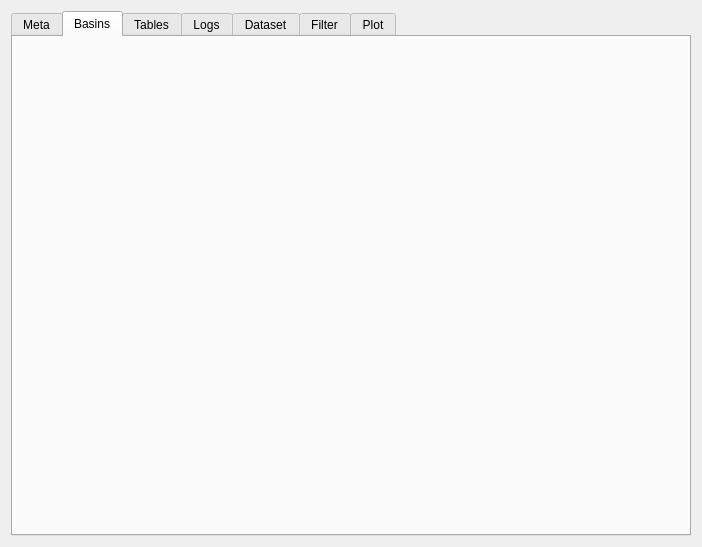
<?xml version="1.0" encoding="UTF-8"?>
<ui version="4.0">
 <class>Form</class>
 <widget class="QWidget" name="Form">
  <property name="geometry">
   <rect>
    <x>0</x>
    <y>0</y>
    <width>702</width>
    <height>547</height>
   </rect>
  </property>
  <property name="minimumSize">
   <size>
    <width>600</width>
    <height>500</height>
   </size>
  </property>
  <property name="windowTitle">
   <string>Analysis View</string>
  </property>
  <property name="windowIcon">
   <iconset theme="tools-wizard"/>
  </property>
  <layout class="QHBoxLayout" name="horizontalLayout">
   <item>
    <widget class="QTabWidget" name="tabWidget">
     <property name="currentIndex">
      <number>1</number>
     </property>
     <widget class="QWidget" name="tab_meta">
      <attribute name="icon">
       <iconset theme="documentinfo"/>
      </attribute>
      <attribute name="title">
       <string>Meta</string>
      </attribute>
      <layout class="QHBoxLayout" name="horizontalLayout_2">
       <property name="spacing">
        <number>0</number>
       </property>
       <property name="leftMargin">
        <number>0</number>
       </property>
       <property name="topMargin">
        <number>0</number>
       </property>
       <property name="rightMargin">
        <number>0</number>
       </property>
       <property name="bottomMargin">
        <number>0</number>
       </property>
       <item>
        <widget class="MetaPanel" name="widget_meta" native="true">
         <property name="minimumSize">
          <size>
           <width>0</width>
           <height>0</height>
          </size>
         </property>
        </widget>
       </item>
      </layout>
     </widget>
     <widget class="QWidget" name="tab_basins">
      <attribute name="icon">
       <iconset theme="view-list-tree"/>
      </attribute>
      <attribute name="title">
       <string>Basins</string>
      </attribute>
      <layout class="QVBoxLayout" name="verticalLayout_5">
       <property name="leftMargin">
        <number>0</number>
       </property>
       <property name="topMargin">
        <number>0</number>
       </property>
       <property name="rightMargin">
        <number>0</number>
       </property>
       <property name="bottomMargin">
        <number>0</number>
       </property>
       <item>
        <widget class="BasinsPanel" name="widget_basins" native="true"/>
       </item>
      </layout>
     </widget>
     <widget class="QWidget" name="tab_tables">
      <attribute name="icon">
       <iconset theme="office-chart-line-stacked"/>
      </attribute>
      <attribute name="title">
       <string>Tables</string>
      </attribute>
      <layout class="QVBoxLayout" name="verticalLayout_4">
       <property name="leftMargin">
        <number>0</number>
       </property>
       <property name="topMargin">
        <number>0</number>
       </property>
       <property name="rightMargin">
        <number>0</number>
       </property>
       <property name="bottomMargin">
        <number>0</number>
       </property>
       <item>
        <widget class="TablesPanel" name="widget_tables" native="true"/>
       </item>
      </layout>
     </widget>
     <widget class="QWidget" name="tab_log">
      <attribute name="icon">
       <iconset theme="view-calendar-list"/>
      </attribute>
      <attribute name="title">
       <string>Logs</string>
      </attribute>
      <layout class="QVBoxLayout" name="verticalLayout_3">
       <property name="leftMargin">
        <number>0</number>
       </property>
       <property name="topMargin">
        <number>0</number>
       </property>
       <property name="rightMargin">
        <number>0</number>
       </property>
       <property name="bottomMargin">
        <number>0</number>
       </property>
       <item>
        <widget class="LogPanel" name="widget_log" native="true"/>
       </item>
      </layout>
     </widget>
     <widget class="QWidget" name="tab_slot">
      <attribute name="icon">
       <iconset theme="office-chart-ring"/>
      </attribute>
      <attribute name="title">
       <string>Dataset</string>
      </attribute>
      <layout class="QVBoxLayout" name="verticalLayout_2">
       <property name="leftMargin">
        <number>0</number>
       </property>
       <property name="topMargin">
        <number>0</number>
       </property>
       <property name="rightMargin">
        <number>0</number>
       </property>
       <property name="bottomMargin">
        <number>0</number>
       </property>
       <item>
        <widget class="SlotPanel" name="widget_slot" native="true"/>
       </item>
      </layout>
     </widget>
     <widget class="QWidget" name="tab_filter">
      <attribute name="icon">
       <iconset theme="view-filter"/>
      </attribute>
      <attribute name="title">
       <string>Filter</string>
      </attribute>
      <layout class="QHBoxLayout" name="horizontalLayout_3">
       <property name="spacing">
        <number>0</number>
       </property>
       <property name="leftMargin">
        <number>0</number>
       </property>
       <property name="topMargin">
        <number>0</number>
       </property>
       <property name="rightMargin">
        <number>0</number>
       </property>
       <property name="bottomMargin">
        <number>0</number>
       </property>
       <item>
        <widget class="FilterPanel" name="widget_filter" native="true"/>
       </item>
      </layout>
     </widget>
     <widget class="QWidget" name="tab_plot">
      <attribute name="icon">
       <iconset theme="draw-watercolor"/>
      </attribute>
      <attribute name="title">
       <string>Plot</string>
      </attribute>
      <layout class="QVBoxLayout" name="verticalLayout">
       <property name="leftMargin">
        <number>0</number>
       </property>
       <property name="topMargin">
        <number>0</number>
       </property>
       <property name="rightMargin">
        <number>0</number>
       </property>
       <property name="bottomMargin">
        <number>0</number>
       </property>
       <item>
        <widget class="PlotPanel" name="widget_plot" native="true"/>
       </item>
      </layout>
     </widget>
    </widget>
   </item>
  </layout>
 </widget>
 <customwidgets>
  <customwidget>
   <class>FilterPanel</class>
   <extends>QWidget</extends>
   <header>dcscope.gui.analysis</header>
   <container>1</container>
  </customwidget>
  <customwidget>
   <class>MetaPanel</class>
   <extends>QWidget</extends>
   <header>dcscope.gui.analysis</header>
   <container>1</container>
  </customwidget>
  <customwidget>
   <class>PlotPanel</class>
   <extends>QWidget</extends>
   <header>dcscope.gui.analysis</header>
   <container>1</container>
  </customwidget>
  <customwidget>
   <class>SlotPanel</class>
   <extends>QWidget</extends>
   <header>dcscope.gui.analysis</header>
   <container>1</container>
  </customwidget>
  <customwidget>
   <class>LogPanel</class>
   <extends>QWidget</extends>
   <header>dcscope.gui.analysis</header>
   <container>1</container>
  </customwidget>
  <customwidget>
   <class>TablesPanel</class>
   <extends>QWidget</extends>
   <header>dcscope.gui.analysis</header>
   <container>1</container>
  </customwidget>
  <customwidget>
   <class>BasinsPanel</class>
   <extends>QWidget</extends>
   <header>dcscope.gui.analysis</header>
   <container>1</container>
  </customwidget>
 </customwidgets>
 <resources/>
 <connections/>
</ui>
